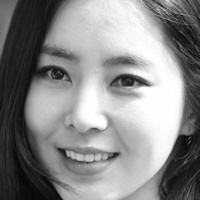
#> input picture faces/2.jpg, 200 x 200 px, found by its file name; its folder holds only this picture in this run
$ python FaceExtractor_Linux.py
#> lines starting #> are read from the running program, lines starting #| are printed output that depends on the picture
import cv2
import os
import numpy as np

face_classifier = cv2.CascadeClassifier('/home/gigachany/anaconda3/envs/gigachany/share/OpenCV/haarcascades/haarcascade_frontalface_default.xml')

def face_extractor(img):
    try :
        gray = cv2.cvtColor(img, cv2.COLOR_BGR2GRAY)
        faces = face_classifier.detectMultiScale(gray,1.3, 5)
        if faces is ():
            return None
        for (x, y, w, h) in faces:
            cropped_face = img[y:y + h, x:x + w]
        return cropped_face
    except:
        pass

def face_Data(name):
    img = cv2.imread(name)
#> img is the input picture: shape (200, 200, 3); min 0, max 255, mean 137
    if face_extractor(img) is not None:
#> in face_extractor, `faces = face_classifier.detectMultiScale(gray,1.3, 5)`: faces = [[11, 20, 164, 164]]
#> the loop in face_extractor, `for (x, y, w, h) in faces:` made 1 pass
#> pass 1, in face_extractor, `cropped_face = img[y:y + h, x:x + w]`:
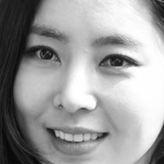
#> cropped_face: shape (164, 164, 3); min 7, max 255, mean 156.2
        face = cv2.resize(face_extractor(img), (200, 200))
#> the loop in face_extractor (call 2), `for (x, y, w, h) in faces:` made 1 pass
        face = cv2.cvtColor(face, cv2.COLOR_BGR2GRAY)
#> face: shape (200, 200)
        file_name_path = '/home/gigachany/CODE/GiGAChany/data/data_male/m' + str(count) + '.jpg'
        cv2.imwrite(file_name_path, face)
        cv2.putText(face, str(count), (50, 50), cv2.FONT_HERSHEY_COMPLEX, 1, (0, 255, 0), 2)
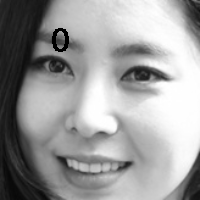
#> face: shape (200, 200); min 0, max 255, mean 155.4
        cv2.imshow('Face Cropper', face)
    else:
        print("[" + name + "]" + " Face not Found")
    pass

if __name__ == "__main__":
    ImgList = os.listdir('/home/gigachany/CODE/GiGAChany/data/faces/')
    print(ImgList)
    count = 0
    while True:
        face_Data('/home/gigachany/CODE/GiGAChany/data/faces/'+ ImgList[count])
        count += 1
        if cv2.waitKey(1) == 13 or count == len(ImgList):
#> (key Esc is pressed here)
            break
    print('Colleting Samples Complete!!!')
